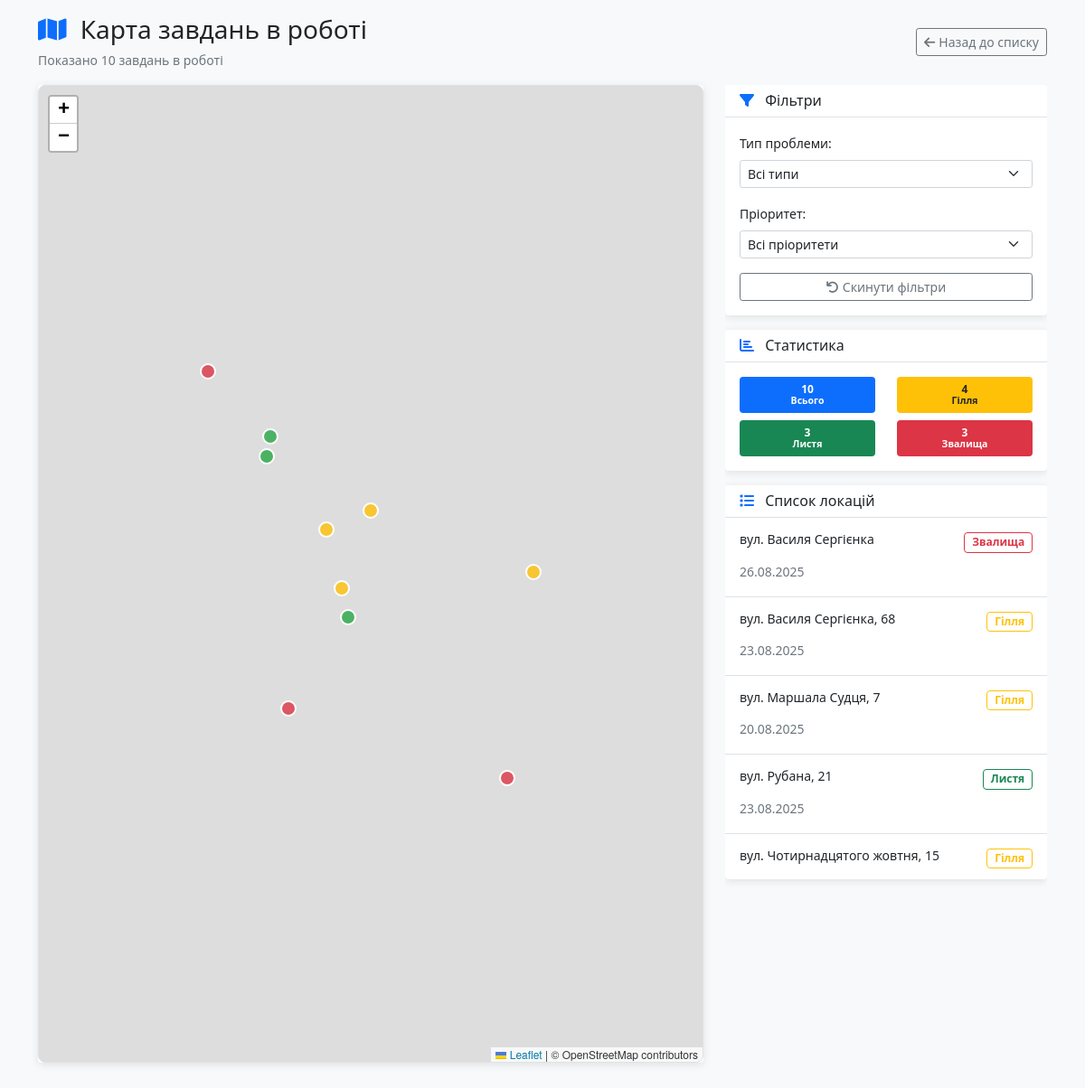
The page /map on the database its author committed.
### models.py (models this page shows, shortened)
class Location(db.Model):
    id = db.Column(db.Integer, primary_key=True)
    address = db.Column(db.String(200), nullable=False)
    latitude = db.Column(db.Float, nullable=False)
    longitude = db.Column(db.Float, nullable=False)
    problem_type = db.Column(db.String(50), nullable=False)
    priority = db.Column(db.String(20), default='Середній')
    status = db.Column(db.String(20), default='in_progress')
    description = db.Column(db.Text)
    date_created = db.Column(db.DateTime, default=datetime.utcnow)
    date_completed = db.Column(db.DateTime)
    created_by = db.Column(db.Integer, db.ForeignKey('user.id'))
    def get_priority_order(self):
        priority_map = {'Високий': 1, 'Середній': 2, 'Низький': 3}
        return priority_map.get(self.priority, 2)

### app.py (the view)
@app.route('/map')
def map_all():
    problem_type = request.args.get('problem_type', 'all')
    priority = request.args.get('priority', 'all')
    query = Location.query.filter(Location.status == 'in_progress')
    if problem_type != 'all':
        query = query.filter(Location.problem_type == problem_type)
    if priority != 'all':
        query = query.filter(Location.priority == priority)
    locations = query.all()
    for location in locations:
        location.formatted_address = format_address(location.address)
    locations.sort(key=lambda x: (x.get_priority_order(), x.formatted_address))
    for location in locations:
        location.address = location.formatted_address
    total_count = len(locations)
    branches_count = len([l for l in locations if l.problem_type == 'Гілля'])
    leaves_count = len([l for l in locations if l.problem_type == 'Листя'])
    trash_count = len([l for l in locations if l.problem_type == 'Звалища'])
    return render_template('map_all.html',
                           locations=locations,
                           current_problem_type=problem_type,
                           current_priority=priority,
                           total_count=total_count,
                           branches_count=branches_count,
                           leaves_count=leaves_count,
                           trash_count=trash_count)

### app.py (called while the page is built)
def format_address(address):
    file_path = Path(__file__).parent / "static" / "street-names.json"
    with open(file_path, "r", encoding="utf-8") as f:
        addresses = json.load(f)
        for k, v in addresses.items():
            if address.startswith(k):
                return address.replace(k, v)
    return address

### templates/map_all.html (shortened to what this page needs)
<!DOCTYPE html>
<html lang="uk">
<head>
    <link href="https://cdn.jsdelivr.net/npm/bootstrap@5.1.3/dist/css/bootstrap.min.css" rel="stylesheet">
    <link rel="stylesheet" href="https://unpkg.com/leaflet@1.7.1/dist/leaflet.css" />
    <link rel="stylesheet" href="https://cdnjs.cloudflare.com/ajax/libs/font-awesome/6.0.0/css/all.min.css">
</head>
<body class="bg-light">
    <div class="container-fluid py-3">
        <div class="row mb-3">
            <div class="col">
                <div class="d-flex align-items-center justify-content-between flex-wrap gap-2">
                    <div>
                        <h3 class="mb-1">
                            <i class="fas fa-map text-primary me-2"></i>
                            Карта завдань в роботі
                        </h3>
                        <p class="text-muted mb-0">
                            <small>
                                Показано {{ locations|length }} завдань в роботі
                            </small>
                        </p>
                    </div>
                    <a href="{{ url_for('index') }}" class="btn btn-outline-secondary btn-sm">
                        <i class="fas fa-arrow-left me-1"></i>Назад до списку
                    </a>
                </div>
            </div>
        </div>
        <div class="row">
            <div class="col-lg-8 order-1">
                <div class="card info-card h-100">
                    <div class="card-body p-0">
                        <div id="map" data-locations='[
                            {% for location in locations %}
                            {
                                "id": {{ location.id }},
                                "lat": {{ location.latitude }},
                                "lng": {{ location.longitude }},
                                "address": {{ location.address|tojson }},
                                "problemType": {{ location.problem_type|tojson }},
                                "status": {{ location.status|tojson }},
                                "dateCreated": {{ location.date_created.strftime('%d.%m.%Y')|tojson }},
                                "dateCompleted": {{ (location.date_completed.strftime('%d.%m.%Y') if location.date_completed else '')|tojson }}
                            }{% if not loop.last %},{% endif %}
                            {% endfor %}
                        ]'></div>
                    </div>
                </div>
            </div>
            <div class="col-lg-4 order-2">
                <div class="right-panel">
                    <div class="card info-card mb-3">
                        <div class="card-header bg-white border-bottom">
                            <h6 class="card-title mb-0">
                                <i class="fas fa-filter me-2 text-primary"></i>
                                Фільтри
                            </h6>
                        </div>
                        <div class="card-body">
                            <form method="GET">
                                <div class="mb-3">
                                    <label class="form-label small">Тип проблеми:</label>
                                    <select name="problem_type" class="form-select form-select-sm" onchange="this.form.submit()">
                                        <option value="all" {% if current_problem_type == 'all' %}selected{% endif %}>Всі типи</option>
                                    </select>
                                </div>
                                <div class="mb-3">
                                    <label class="form-label small">Пріоритет:</label>
                                    <select name="priority" class="form-select form-select-sm" onchange="this.form.submit()">
                                        <option value="all" {% if current_priority == 'all' %}selected{% endif %}>Всі пріоритети</option>
                                    </select>
                                </div>
                                <div class="d-grid">
                                    <a href="{{ url_for('map_all') }}" class="btn btn-outline-secondary btn-sm">
                                        <i class="fas fa-undo me-1"></i>Скинути фільтри
                                    </a>
                                </div>
                            </form>
                        </div>
                    </div>
                    <div class="card info-card mb-3">
                        <div class="card-header bg-white border-bottom">
                            <h6 class="card-title mb-0">
                                <i class="fas fa-chart-bar me-2 text-primary"></i>
                                Статистика
                            </h6>
                        </div>
                        <div class="card-body">
                            <div class="row text-center">
                                <div class="col-6 mb-2">
                                    <div class="badge bg-primary w-100 py-2">
                                        <div class="fw-bold">{{ total_count }}</div>
                                        <small>Всього</small>
                                    </div>
                                </div>
                                <div class="col-6 mb-2">
                                    <div class="badge bg-warning text-dark w-100 py-2">
                                        <div class="fw-bold">{{ branches_count }}</div>
                                        <small>Гілля</small>
                                    </div>
                                </div>
                                <div class="col-6">
                                    <div class="badge bg-success w-100 py-2">
                                        <div class="fw-bold">{{ leaves_count }}</div>
                                        <small>Листя</small>
                                    </div>
                                </div>
                                <div class="col-6">
                                    <div class="badge bg-danger w-100 py-2">
                                        <div class="fw-bold">{{ trash_count }}</div>
                                        <small>Звалища</small>
                                    </div>
                                </div>
                            </div>
                        </div>
                    </div>
                    <div class="card info-card">
                        <div class="card-header bg-white border-bottom">
                            <h6 class="card-title mb-0">
                                <i class="fas fa-list me-2 text-primary"></i>
                                Список локацій
                            </h6>
                        </div>
                        <div class="card-body p-0" style="max-height: 400px; overflow-y: auto;">
                            {% for location in locations %}
                            <div class="location-item p-3 border-bottom"
                                 data-lat="{{ location.latitude }}"
                                 data-lng="{{ location.longitude }}"
                                 data-id="{{ location.id }}"
                                 data-action="focus-location">
                                <div class="d-flex justify-content-between align-items-start mb-2">
                                    <h6 class="mb-1 small">{{ location.address }}</h6>
                                    {% if location.problem_type == 'Гілля' %}
                                        <span class="badge border border-warning text-warning bg-transparent">{{ location.problem_type }}</span>
                                    {% elif location.problem_type == 'Листя' %}
                                        <span class="badge border border-success text-success bg-transparent">{{ location.problem_type }}</span>
                                    {% else %}
                                        <span class="badge border border-danger text-danger bg-transparent">{{ location.problem_type }}</span>
                                    {% endif %}
                                </div>
                                <small class="text-muted">{{ location.date_created.strftime('%d.%m.%Y') }}</small>
                            </div>
                            {% endfor %}
                        </div>
                    </div>
                </div>
            </div>
        </div>
    </div>
</body>
</html>

### templates/map_all.html (style rules this page uses)
#map { height: 85vh; min-height: 600px; width: 100%; border-radius: 8px; border: 1px solid #dee2e6; }
.info-card { box-shadow: 0 2px 10px rgba(0,0,0,0.1); border: none; }
.container-fluid { max-width: 95%; margin: 0 auto; }
.location-item { cursor: pointer; transition: background-color 0.2s; }
.right-panel { height: 85vh; overflow-y: auto; }

### rows shown on the page
Location: address "вул. Василя Сергієнка", problem_type "Звалища", date_created "26.08.2025"
Location: address "вул. Василя Сергієнка, 68", problem_type "Гілля", date_created "23.08.2025"
Location: address "вул. Маршала Судця, 7", problem_type "Гілля", date_created "20.08.2025"
Location: address "вул. Рубана, 21", problem_type "Листя", date_created "23.08.2025"
Location: address "вул. Чотирнадцятого жовтня, 15", problem_type "Гілля"

### other values the page prints
{{ locations|length }} "10"
{{ total_count }} "10"
{{ branches_count }} "4"
{{ leaves_count }} "3"
{{ trash_count }} "3"
